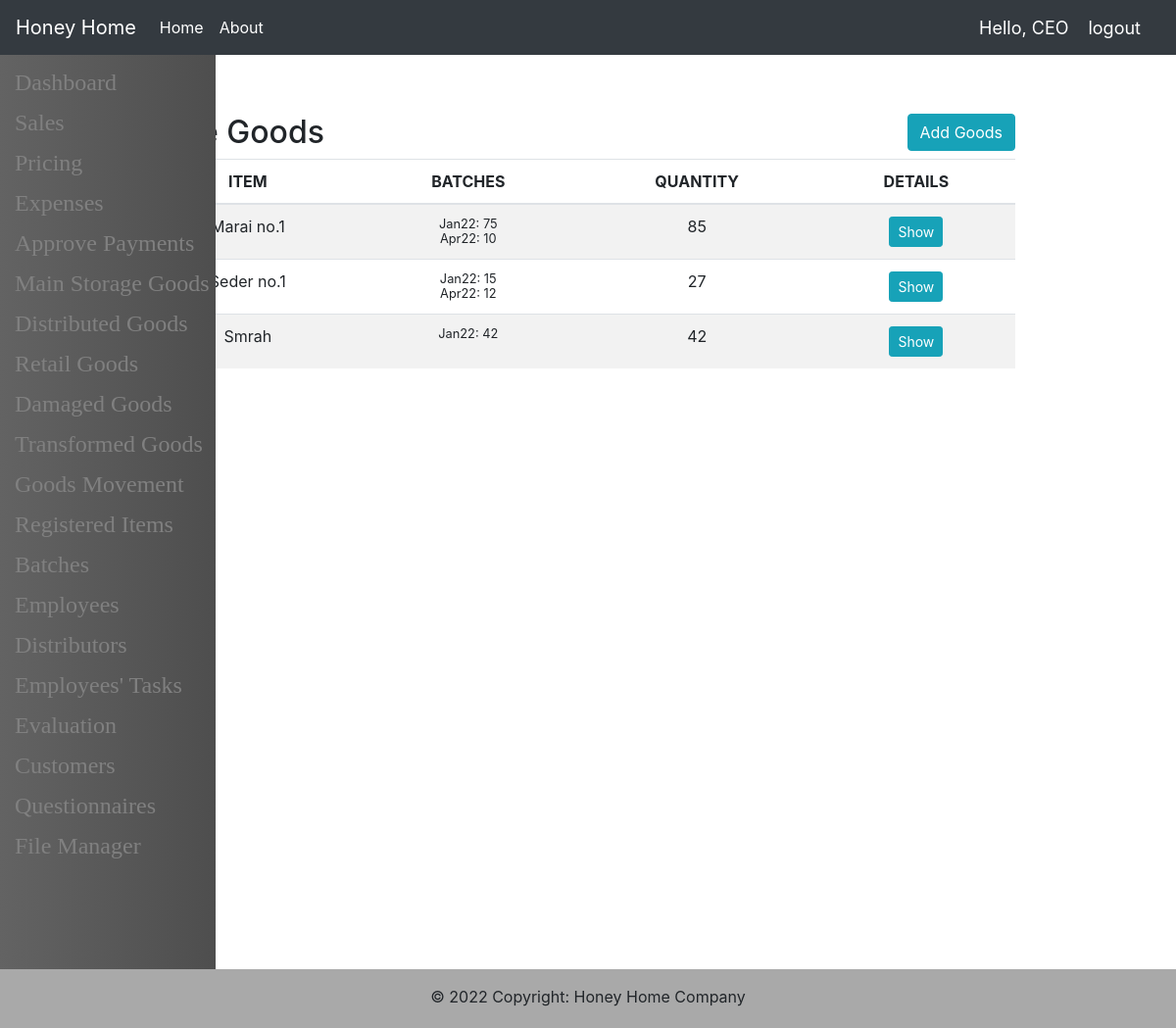
The app's page /WarehouseAdmin/Main-Storage (signed in) with its own data.
### warehouse_admin/models.py (models this page shows, shortened)
class ItemType(models.Model):
    id = models.AutoField(primary_key=True)
    name = models.CharField(max_length=20)
    code = models.CharField(max_length=10, null=True, blank=True)
    weight = models.IntegerField(null=True, blank=True)
    is_retail = models.BooleanField(default=False, null=True, blank=True)

class Batch(models.Model):
    id = models.AutoField(primary_key=True)
    name = models.CharField(max_length=20)
    code = models.CharField(max_length=30, null=True, blank=True)
    arrival_date = models.DateField(null=True, blank=True)
    quantity = models.IntegerField(null=True, blank=True)
    description = models.TextField(max_length=500, null=True, blank=True)

### warehouse_admin/views.py (the view)
# urls.py: path('Main-Storage', views.MainStorageGoodsPage, name='MainStorageGoodsPage'),
def MainStorageGoodsPage(request):
    Items = ItemCard.objects.filter(
        stock__id=constant.MAIN_STORAGE_ID,
        status='Good',
        is_transforming=False
    ).order_by(Lower('type__name'))
    items_list = []
    for item in Items:
        for obj in items_list:
            if obj['type'] == item.type.name:
                obj['quantity'] += item.quantity
                for index, batch in enumerate(obj['batch']):
                    if batch[0] == item.batch.name:
                        obj['batch'][index][1] += item.quantity
                        break
                else:
                    obj['batch'].append([item.batch.name, item.quantity])
                break
        else:
            obj = {'type': item.type.name,
                   'batch': [[item.batch.name, item.quantity], ],
                   'quantity': item.quantity}
            items_list.append(obj)
    page = request.GET.get('page')
    pagination = Pagination(items_list, page)
    page_obj = pagination.getPageObject()
    is_paginated = pagination.isPaginated
    context = {'page_obj': page_obj, 'is_paginated': is_paginated, 'base': base(
        request), 'EmployeeTasks': EmployeeTasks(request)}
    template = 'warehouse_admin/main_storage_goods.html'
    return render(request, template, context)

### main/utils.py (called while the page is built)
def getRequesterRole(request) -> str:
    return request.user.groups.all()[0].name

def getUserBaseTemplate(request) -> str:
    Role: str = getRequesterRole(request)
    base: str = ''
    for i in Role.split(' '):
        base += i.lower()
        if Role.split(' ')[-1] != i:
            base += '_'
    base += '/base.html'
    return base

def getEmployeesTasks(request) -> QuerySet:
    employee = Employee.objects.get(account=request.user)
    Tasks = Task.objects.filter(~Q(status="Late-Submission") &
                                ~Q(status="On-Time"), employee=employee)
    return Tasks

    def getPageObject(self) -> QuerySet:
        return self.paginator.get_page(self.page_num)

    @property
    def isPaginated(self) -> bool:
        return True if self.paginator.num_pages > 1 else False

### templates/warehouse_admin/main_storage_goods.html (shortened to what this page needs)
{% extends base %}
{% block content %}
<div style="float: right;">
    <td><a id="button" class="btn btn-xs btn-info" href="{% url 'AddGoodsPage' %}">Add Goods</a></td>
</div>
<h2>Main Storage Goods</h2>
<table style="text-align:center;" class="table table-striped">
    <thead>
    <tr>
        <th scope="col">NO.</th>
        <th scope="col">ITEM</th>
        <th scope="col">BATCHES</th>
        <th scope="col">QUANTITY</th>
        <th scope="col">DETAILS</th>
    </tr>
    </thead>
    <tbody>
    {% for item in page_obj %}
    <tr>
        <td>{{ page_obj.start_index|add:forloop.counter0 }}</td>
        <td>{{ item.type }}</td>
        <td>
          {% for batch in item.batch %}
            <p style="margin: auto;"><small>{{ batch.0 }}: {{ batch.1 }}</small></p>
          {% endfor %}
        </td>
        <td>{{ item.quantity }}</td>
        <td><a class="btn btn-sm btn-info" href="{% url 'DetailItemCardsPage' item.type %}">Show</a></td>
    </tr>
    {% endfor %}
    </tbody>
</table>
{% endblock %}

### templates/navbar.html (shortened to what this page needs)
<nav class="navbar navbar-expand-lg navbar-dark bg-dark">
  <a class="navbar-brand">Honey Home</a>
  <div class="collapse navbar-collapse" id="navbarNavAltMarkup">
    <div class="navbar-nav">
      <a class="nav-item nav-link active" href="{% url 'Index' %}">Home</a>
      <a class="nav-item nav-link active" href="{% url 'About' %}">About</a>
    </div>
  </div>
  {% if request.user.is_authenticated %}
    <span class='hellomessage'>Hello, {{request.user}}</span>
    <span ><a class='logout' href="{% url 'Logout' %}">logout</a></span>
  {% endif %}
</nav>

### templates/navbar.html (style rules this page uses)
.hellomessage, .logout { color: #fff; text-align: left; font-size: 18px; margin-right: 20px; text-decoration: none; }

### records on screen
ItemType: type "Marai no.1"
Batch: name "Jan22" "Jan22" "Jan22"
Batch: name "Apr22" "Apr22"
ItemType: type "Seder no.1"
ItemType: type "Smrah"

### other values on screen
{{ request.user }} "CEO"
{{ batch.1 }} "75" "10" "15" "12" "42"
{{ item.quantity }} "85" "27" "42"
{{ page_obj.start_index|add:forloop.counter0 }} "2" "3"
